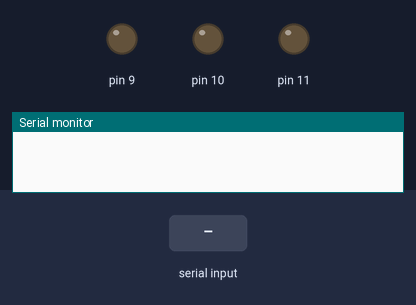
This sketch was run on a simulated Arduino Uno, built with avr-gcc and run on an emulated ATmega328P. Parts: output pins drawn as LEDs (lit = HIGH), the last lines printed to the serial monitor. Inputs (shaded band) come from the test bench.

Above: at 1.2 s.
1.3 s: "^" received over Serial
At 2.5 s:
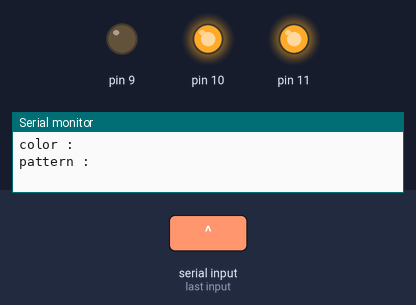
Timing chart, 0 to 4.3 s (numbered marks = the images above; inputs shaded):
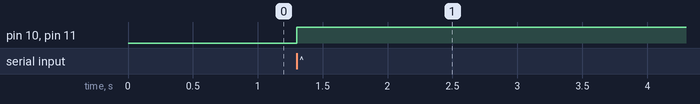

The sketch:

sketch.ino
```cpp
String str = "";
String direction_command = "";
String button_command = "";

void setup(){
	Serial.begin(9600);
	pinMode(9,OUTPUT);
	pinMode(10,OUTPUT);
	pinMode(11,OUTPUT);
}

void loop(){
	char c;
	if (Serial.available() > 0)	{
		c = Serial.read();
		str += c;
	}
	if (c == '~') { //connect して最後に送られてくるやつ
		str = "";
	} else if (c == ',') { //コマンドのデリミタ
		str.replace(",","");
		direction_command = str;
		str = "";
	} else if (c == '^') { //コマンドの最後に送られてくるやつ
		str.replace("^","");
		button_command = str;
		str = "";
		Serial.print("color : ");
		Serial.println(direction_command);
		Serial.print("pattern : ");
		Serial.println(button_command);
		setting();
	}
	//run();
}

void setting(){
	if (direction_command == "A") { // White
		setA();
	} else if (direction_command == "B") {
		setB();
	} else if (direction_command == "C") {
		setC();
	} else if (direction_command == "D") {
		setD();
	} else if (direction_command == "E") {
		setE();
	} else if (direction_command == "F") {
		setF();
	} else if (direction_command == "G") {
		setG();
	} else {
		setG();
	}
}

void setA(){
	digitalWrite(10, true);
	digitalWrite(11, false);
}

void setB(){
	digitalWrite(10, true);
	digitalWrite(11, false);
}

void setC(){
	digitalWrite(10, false);
	digitalWrite(11, true);
}

void setD(){
	digitalWrite(10, false);
	digitalWrite(11, true);
}

void setE(){
	digitalWrite(10, false);
	digitalWrite(11, true);
}

void setF(){
	digitalWrite(10, true);
	digitalWrite(11, false);
}

void setG(){
	digitalWrite(10, true);
	digitalWrite(11, true);
}
```

Measured:
- after the input at 1.3 s, pin 10, pin 11: LOW → HIGH at once
